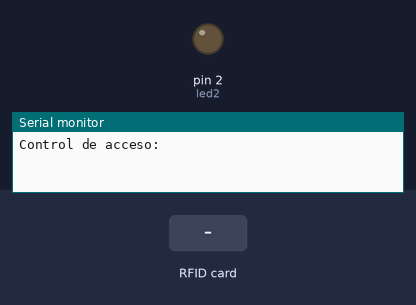
The sketch below on a simulated Arduino Uno, built with avr-gcc and run on an emulated ATmega328P. On the bench: output pins drawn as LEDs (lit = HIGH), the last lines printed to the serial monitor. The test bench sets the inputs (shaded band). Pins used as bus, display or sensor lines are not drawn.

Above: at 1.2 s.
1.3 s: RFID card 5E 7A 19 C4 held to the reader
At 2.1 s:
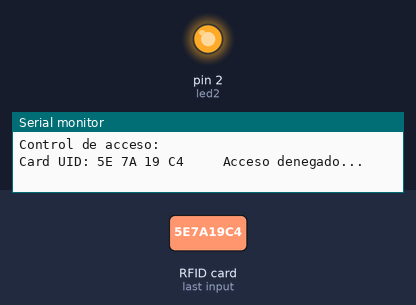
3.8 s: RFID card 74 70 28 6F held to the reader
Timing chart, 0 to 6.8 s (numbered marks = the images above; inputs shaded):
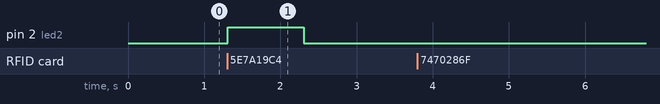

Measured:
- after the input at 1.3 s, pin 2 (led2): LOW → HIGH at once, → LOW 1.0 s later

The sketch:

CONTROL_DE_ACCESO_MEDIANTE_RFID.ino
```cpp
#include <SPI.h>
#include <MFRC522.h>

#define RST_PIN  9    //Pin 9 para el reset del RC522
#define SS_PIN  10   //Pin 10 para el SS (SDA) del RC522
MFRC522 mfrc522(SS_PIN, RST_PIN); ///Creamos el objeto para el RC522

const int reele=0;
const int led1=1;
const int led2=2;

void setup() {
  Serial.begin(9600); //Iniciamos La comunicacion serial
  SPI.begin();        //Iniciamos el Bus SPI
  mfrc522.PCD_Init(); // Iniciamos el MFRC522
  Serial.println("Control de acceso:");
  pinMode(reele,OUTPUT);
  pinMode(led1,OUTPUT);
  pinMode(led2,OUTPUT);
}

byte ActualUID[4]; //almacenará el código del Tag leído
byte Usuario1[4]= {0x74, 0x70, 0x28, 0x6F} ; //código del usuario 1
void loop() {
  // Revisamos si hay nuevas tarjetas  presentes
  if ( mfrc522.PICC_IsNewCardPresent())
        {
      //Seleccionamos una tarjeta
            if ( mfrc522.PICC_ReadCardSerial())
            {
                  // Enviamos serialemente su UID
                  Serial.print(F("Card UID:"));
                  for (byte i = 0; i < mfrc522.uid.size; i++) {
                          Serial.print(mfrc522.uid.uidByte[i] < 0x10 ? " 0" : " ");
                          Serial.print(mfrc522.uid.uidByte[i], HEX);
                          ActualUID[i]=mfrc522.uid.uidByte[i];
                          digitalWrite(reele,LOW);
                    digitalWrite(led1,LOW);
                    digitalWrite(led2,LOW);
                  }
                  Serial.print("     ");
                  //comparamos los UID para determinar si es uno de nuestros usuarios
                  if(compareArray(ActualUID,Usuario1)){
                    Serial.println("Acceso concedido...");
                    digitalWrite(reele,HIGH);
                    digitalWrite(led1,HIGH);
                    digitalWrite(led2,LOW);
                    delay(1000);
                    digitalWrite(reele,LOW);
                    digitalWrite(led1,LOW);
                    digitalWrite(led2,LOW);
                    ;
                  }
                  else{
                    Serial.println("Acceso denegado...");
                    digitalWrite(reele,LOW);
                    digitalWrite(led1,LOW);
                    digitalWrite(led2,HIGH);
                    delay(1000);
                    digitalWrite(reele,LOW);
                    digitalWrite(led1,LOW);
                    digitalWrite(led2,LOW);
                  }

                  // Terminamos la lectura de la tarjeta tarjeta  actual
                  mfrc522.PICC_HaltA();

            }

  }

}

//Función para comparar dos vectores
 boolean compareArray(byte array1[],byte array2[])
{
  if(array1[0] != array2[0])return(false);
  if(array1[1] != array2[1])return(false);
  if(array1[2] != array2[2])return(false);
  if(array1[3] != array2[3])return(false);
  return(true);
}
```
